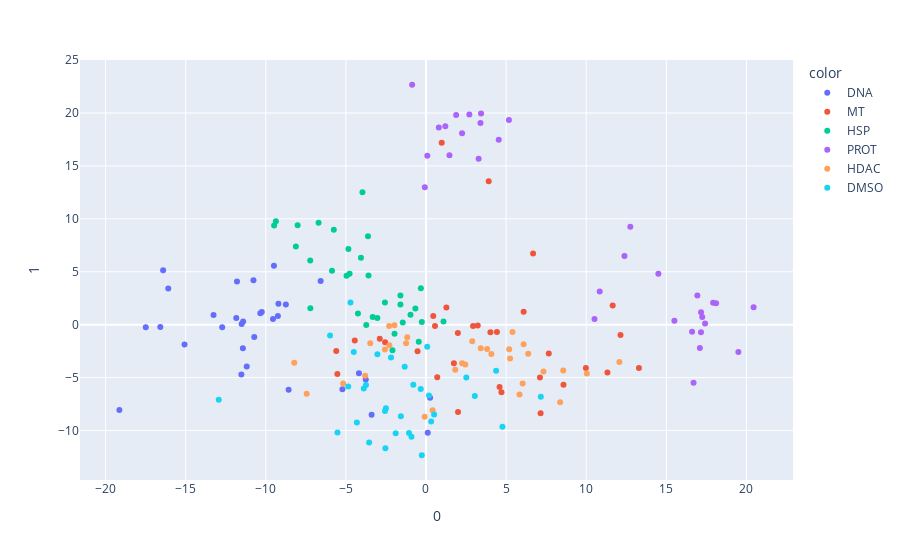

The cell this chart's notebook holds for it:
### Code cell
import plotly.express as px
fig = px.scatter(components, x=0, y=1, color=train_drug_name_without_concentration2)
fig.show()

### Figure 1 — Plotly figure (JSON) as saved in the notebook; plotly's stock layout.template omitted (floating-point values rounded to 4 significant figures)
{"data": [{"hovertemplate": "color=DNA<br>0=%{x}<br>1=%{y}<extra></extra>", "legendgroup": "DNA", "marker": {"color": "#636efa", "symbol": "circle"}, "mode": "markers", "name": "DNA", "orientation": "v", "showlegend": true, "type": "scatter", "x": [-9.211, -11.43, -9.549, -8.747, -9.244, -10.72, -11.52, -11.19, -17.49, -19.14, -16.08, -15.07, -5.215, -6.576, -3.759, -8.574, -12.72, -11.51, -11.41, -11.8, -13.26, -10.25, -10.34, -10.77, -16.58, -9.488, -16.41, -11.84, -3.394, 0.1109, 0.2554, -4.185], "xaxis": "x", "y": [1.972, -2.237, 0.5443, 1.904, 0.814, -1.173, -4.716, -3.959, -0.2498, -8.065, 3.413, -1.875, -6.098, 4.129, -5.185, -6.149, -0.2542, 0.05782, 0.3079, 4.071, 0.9195, 1.195, 1.074, 4.196, -0.2124, 5.566, 5.148, 0.6185, -8.51, -10.2, -6.909, -4.58], "yaxis": "y"}, {"hovertemplate": "color=MT<br>0=%{x}<br>1=%{y}<extra></extra>", "legendgroup": "MT", "marker": {"color": "#EF553B", "symbol": "circle"}, "mode": "markers", "name": "MT", "orientation": "v", "showlegend": true, "type": "scatter", "x": [8.582, 7.153, 7.111, 11.33, 1.999, 1.742, 4.591, 4.711, 11.65, 3.914, 0.9816, 6.685, 6.096, 2.938, -2.885, 0.4542, 13.29, 7.663, 12.14, 9.981, 4.021, -0.5265, 0.702, 0.5613, 3.231, 4.429, 1.271, 1.989, -2.549, -4.446, -5.601, -5.532], "xaxis": "x", "y": [-5.668, -8.381, -5.002, -4.529, -8.257, -3.643, -5.889, -6.396, 1.813, 13.55, 17.19, 6.719, 1.226, -0.1306, -1.336, 0.8259, -4.087, -2.716, -0.9702, -4.107, -0.7065, -2.516, -4.979, -0.1286, -0.06731, -0.7021, 1.628, -0.7824, -1.651, -1.493, -2.482, -4.671], "yaxis": "y"}, {"hovertemplate": "color=HSP<br>0=%{x}<br>1=%{y}<extra></extra>", "legendgroup": "HSP", "marker": {"color": "#00cc96", "symbol": "circle"}, "mode": "markers", "name": "HSP", "orientation": "v", "showlegend": true, "type": "scatter", "x": [-0.6621, -1.449, -0.9671, -1.595, -4.248, -3.034, -2.091, -3.327, -4.059, -7.226, -8.013, -6.704, -4.768, -5.868, -3.621, -9.37, -0.4508, -1.594, -0.3193, -0.2616, -1.964, -2.563, -3.727, 1.092, -4.842, -4.957, -3.965, -9.479, -7.218, -3.588, -8.123, -5.753], "xaxis": "x", "y": [1.522, 0.2031, 0.9379, 1.9, 1.046, 0.6406, -2.42, 0.7176, 6.333, 6.068, 9.392, 9.621, 4.805, 5.101, 8.361, 9.769, -1.616, 2.747, 3.438, 0.2452, -0.8671, 2.092, -0.02764, 0.2983, 7.15, 4.615, 12.51, 9.365, 1.551, 4.64, 7.376, 8.959], "yaxis": "y"}, {"hovertemplate": "color=PROT<br>0=%{x}<br>1=%{y}<extra></extra>", "legendgroup": "PROT", "marker": {"color": "#ab63fa", "symbol": "circle"}, "mode": "markers", "name": "PROT", "orientation": "v", "showlegend": true, "type": "scatter", "x": [12.75, 16.94, 20.45, 17.17, 12.39, 17.92, 16.7, 17.1, 2.254, 4.54, 3.438, 1.207, -0.07302, -0.8645, 1.882, 0.8016, 3.402, 3.285, 2.707, 5.178, 10.84, 10.52, 1.464, 0.08407, 17.42, 18.11, 14.5, 19.5, 15.5, 17.24, 17.16, 16.61], "xaxis": "x", "y": [9.253, 2.764, 1.657, 1.168, 6.487, 2.08, -5.498, -2.201, 18.1, 17.48, 19.95, 18.75, 12.98, 22.67, 19.8, 18.63, 19.05, 15.68, 19.85, 19.33, 3.127, 0.5368, 16.01, 15.95, 0.1138, 2.022, 4.816, -2.573, 0.3676, 0.7261, -0.7148, -0.6589], "yaxis": "y"}, {"hovertemplate": "color=HDAC<br>0=%{x}<br>1=%{y}<extra></extra>", "legendgroup": "HDAC", "marker": {"color": "#FFA15A", "symbol": "circle"}, "mode": "markers", "name": "HDAC", "orientation": "v", "showlegend": true, "type": "scatter", "x": [12.07, 8.565, 10.04, 8.371, 2.254, 4.079, 5.193, 1.825, 7.333, 3.419, 6.38, 5.4, -1.24, -2.285, -1.967, -2.3, 6.092, 2.886, 3.815, -0.08639, -2.56, -1.171, -8.224, -7.445, 5.837, 2.455, 5.246, 6.032, 0.4131, -3.795, -5.17, -3.479], "xaxis": "x", "y": [-3.516, -4.338, -4.618, -7.331, -3.64, -2.765, -2.326, -4.271, -4.428, -2.234, -2.737, -0.6856, -1.76, -1.955, -0.04943, -0.1292, -1.845, -1.571, -2.308, -8.712, -2.351, -1.184, -3.604, -6.53, -6.599, -3.766, -3.194, -5.553, -8.077, -4.833, -5.551, -1.749], "yaxis": "y"}, {"hovertemplate": "color=DMSO<br>0=%{x}<br>1=%{y}<extra></extra>", "legendgroup": "DMSO", "marker": {"color": "#19d3f3", "symbol": "circle"}, "mode": "markers", "name": "DMSO", "orientation": "v", "showlegend": true, "type": "scatter", "x": [2.517, -4.508, -4.854, -12.93, -3.745, -2.558, -5.987, -4.714, 4.378, -0.9067, 0.07791, 0.1891, -2.499, -3.035, -3.549, -2.183, 0.509, -0.7896, -2.533, -1.329, 0.3221, 4.773, 7.166, -0.3266, -0.2605, -1.892, -4.313, 3.048, -1.566, -5.525, -1.058, -3.883], "xaxis": "x", "y": [-4.985, -2.594, -5.839, -7.102, -5.698, -8.148, -1.035, 2.097, -4.358, -10.6, -2.076, -6.696, -7.904, -2.784, -11.13, -3.094, -8.494, -5.687, -11.69, -3.972, -9.158, -9.647, -6.815, -6.072, -12.34, -10.27, -9.236, -6.733, -8.659, -10.19, -10.23, -6.04], "yaxis": "y"}], "layout": {"legend": {"title": {"text": "color"}, "tracegroupgap": 0}, "margin": {"t": 60}, "xaxis": {"anchor": "y", "domain": [0, 1], "title": {"text": "0"}}, "yaxis": {"anchor": "x", "domain": [0, 1], "title": {"text": "1"}}}}
